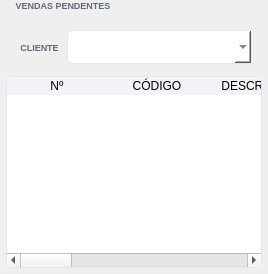
         <widget class="QWidget" name="page_vendas">
          <property name="styleSheet">
           <string notr="true"/>
          </property>
          <layout class="QHBoxLayout" name="horizontalLayout_3">
           <property name="leftMargin">
            <number>0</number>
           </property>
           <property name="topMargin">
            <number>0</number>
           </property>
           <property name="rightMargin">
            <number>0</number>
           </property>
           <property name="bottomMargin">
            <number>0</number>
           </property>
           <item>
            <widget class="QWidget" name="widget_17" native="true">
             <layout class="QVBoxLayout" name="verticalLayout_13">
              <property name="leftMargin">
               <number>0</number>
              </property>
              <property name="topMargin">
               <number>0</number>
              </property>
              <property name="rightMargin">
               <number>0</number>
              </property>
              <property name="bottomMargin">
               <number>0</number>
              </property>
              <item>
               <widget class="QGroupBox" name="groupBox">
                <property name="font">
                 <font>
                  <pointsize>-1</pointsize>
                  <weight>75</weight>
                  <bold>true</bold>
                 </font>
                </property>
                <property name="styleSheet">
                 <string notr="true">#groupBox {
    border: none;
    margin-top: 18px;
    font-weight: bold;
    color: #5f6b7a;
font-size: 9px;
}

#groupBox::title {
    subcontrol-origin: margin;
    left: 12px;
    padding: 0 6px 0 6px;
padding-left: 2px;
}</string>
                </property>
                <property name="title">
                 <string>VENDAS PENDENTES</string>
                </property>
                <layout class="QVBoxLayout" name="verticalLayout_4">
                 <property name="leftMargin">
                  <number>6</number>
                 </property>
                 <property name="topMargin">
                  <number>6</number>
                 </property>
                 <property name="rightMargin">
                  <number>6</number>
                 </property>
                 <property name="bottomMargin">
                  <number>6</number>
                 </property>
                 <item>
                  <widget class="QWidget" name="widget" native="true">
                   <property name="minimumSize">
                    <size>
                     <width>0</width>
                     <height>46</height>
                    </size>
                   </property>
                   <property name="maximumSize">
                    <size>
                     <width>16777215</width>
                     <height>46</height>
                    </size>
                   </property>
                   <layout class="QHBoxLayout" name="horizontalLayout_4">
                    <property name="spacing">
                     <number>6</number>
                    </property>
                    <property name="leftMargin">
                     <number>10</number>
                    </property>
                    <property name="topMargin">
                     <number>6</number>
                    </property>
                    <property name="rightMargin">
                     <number>10</number>
                    </property>
                    <property name="bottomMargin">
                     <number>6</number>
                    </property>
                    <item>
                     <widget class="QLabel" name="label_8">
                      <property name="minimumSize">
                       <size>
                        <width>45</width>
                        <height>0</height>
                       </size>
                      </property>
                      <property name="maximumSize">
                       <size>
                        <width>45</width>
                        <height>16777215</height>
                       </size>
                      </property>
                      <property name="font">
                       <font>
                        <pointsize>-1</pointsize>
                        <weight>75</weight>
                        <bold>true</bold>
                       </font>
                      </property>
                      <property name="styleSheet">
                       <string notr="true">border: none;
background: transparent;
color: #5f6b7a;
font-size: 9px;
font-weight: bold;
padding-left: 2px;</string>
                      </property>
                      <property name="text">
                       <string>CLIENTE</string>
                      </property>
                      <property name="alignment">
                       <set>Qt::AlignCenter</set>
                      </property>
                     </widget>
                    </item>
                    <item>
                     <widget class="QComboBox" name="combo_Cliente_Vendas">
                      <property name="sizePolicy">
                       <sizepolicy hsizetype="Preferred" vsizetype="Preferred">
                        <horstretch>0</horstretch>
                        <verstretch>0</verstretch>
                       </sizepolicy>
                      </property>
                      <property name="minimumSize">
                       <size>
                        <width>0</width>
                        <height>34</height>
                       </size>
                      </property>
                      <property name="maximumSize">
                       <size>
                        <width>16777215</width>
                        <height>16777215</height>
                       </size>
                      </property>
                      <property name="font">
                       <font>
                        <pointsize>-1</pointsize>
                       </font>
                      </property>
                      <property name="styleSheet">
                       <string notr="true">#combo_Cliente_Vendas {
    border: 1px solid #e5e7eb;
    border-radius: 6px;
    padding-left: 10px;
    background: white;
    min-height: 32px;
    font-size: 11px;
    color: #374151;
}</string>
                      </property>
                     </widget>
                    </item>
                   </layout>
                  </widget>
                 </item>
                 <item>
                  <widget class="QTableWidget" name="table_Vendas_Pendentes">
                   <property name="sizePolicy">
                    <sizepolicy hsizetype="Preferred" vsizetype="Preferred">
                     <horstretch>0</horstretch>
                     <verstretch>0</verstretch>
                    </sizepolicy>
                   </property>
                   <property name="font">
                    <font>
                     <pointsize>8</pointsize>
                    </font>
                   </property>
                   <property name="styleSheet">
                    <string notr="true">#table_Vendas_Pendentes {
    background-color: white;
    border: 1px solid #e3e6ea;
    border-radius: 6px;
    gridline-color: transparent;
    alternate-background-color: #f8fafc;
    selection-background-color: #dbe9ff;
    selection-color: #000000;
}

QTableWidget#table_Vendas_Pendentes QHeaderView::section {
    background-color: #f1f3f6;
    border: none;
}</string>
                   </property>
                   <property name="editTriggers">
                    <set>QAbstractItemView::NoEditTriggers</set>
                   </property>
                   <property name="alternatingRowColors">
                    <bool>true</bool>
                   </property>
                   <property name="selectionMode">
                    <enum>QAbstractItemView::SingleSelection</enum>
                   </property>
                   <property name="selectionBehavior">
                    <enum>QAbstractItemView::SelectRows</enum>
                   </property>
                   <property name="showGrid">
                    <bool>false</bool>
                   </property>
                   <column>
                    <property name="text">
                     <string>Nº</string>
                    </property>
                    <property name="font">
                     <font>
                      <pointsize>9</pointsize>
                     </font>
                    </property>
                   </column>
                   <column>
                    <property name="text">
                     <string>CÓDIGO</string>
                    </property>
                   </column>
                   <column>
                    <property name="text">
                     <string>DESCRIÇÃO</string>
                    </property>
                    <property name="font">
                     <font>
                      <pointsize>9</pointsize>
                     </font>
                    </property>
                   </column>
                   <column>
                    <property name="text">
                     <string>REFERÊNCIA</string>
                    </property>
                   </column>
                   <column>
                    <property name="text">
                     <string>UM</string>
                    </property>
                    <property name="font">
                     <font>
                      <pointsize>9</pointsize>
                     </font>
                    </property>
                   </column>
                   <column>
                    <property name="text">
                     <string>QTDE</string>
                    </property>
                    <property name="font">
                     <font>
                      <pointsize>9</pointsize>
                     </font>
                    </property>
                   </column>
                   <column>
                    <property name="text">
                     <string>LOCAL</string>
                    </property>
                   </column>
                   <column>
                    <property name="text">
                     <string>SALDO</string>
                    </property>
                   </column>
                   <column>
                    <property name="text">
                     <string>CLIENTE</string>
                    </property>
                   </column>
                  </widget>
                 </item>
                </layout>
               </widget>
              </item>
             </layout>
            </widget>
           </item>
          </layout>
         </widget>
